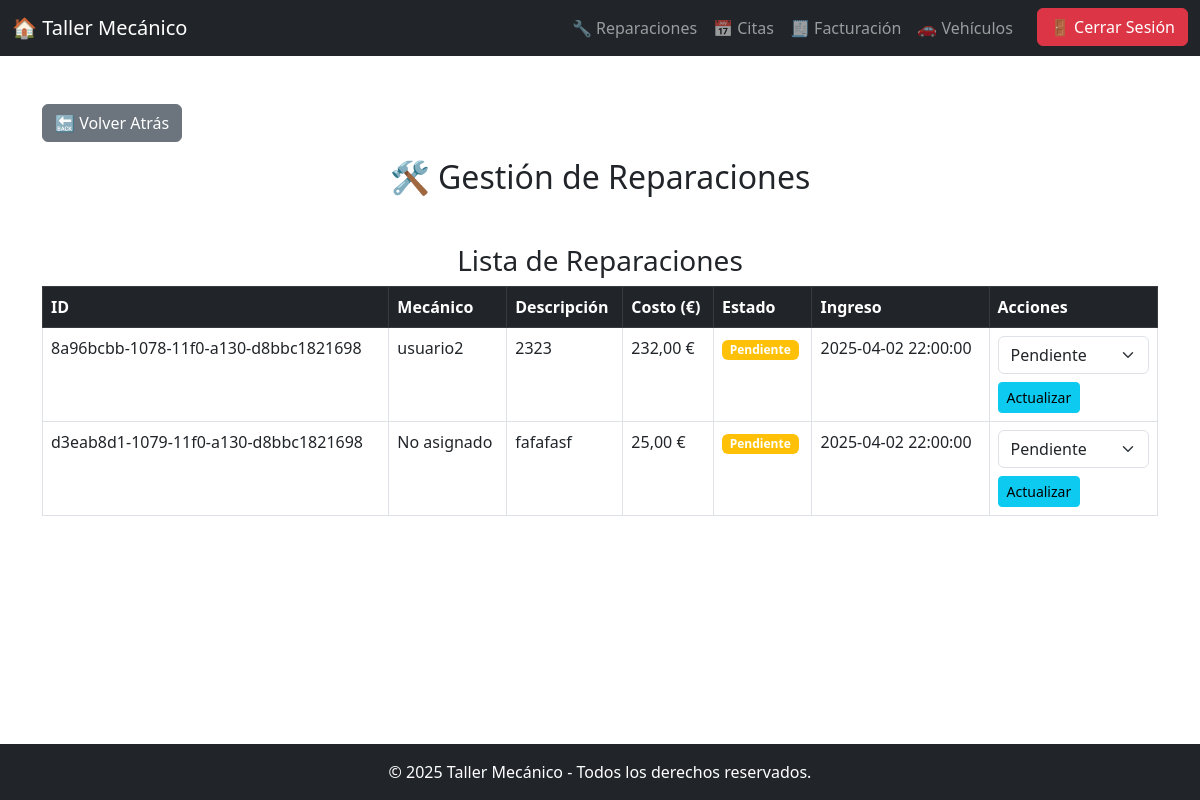
/taller_mecanico/reparacion_admin.php, run on the app's committed database.
### tables this page shows
CREATE TABLE `reparaciones` (
  `ID` varchar(50) NOT NULL,
  `Vehiculo_ID` varchar(255) NOT NULL,
  `Mecanico_ID` varchar(50) DEFAULT NULL,
  `Descripcion` text NOT NULL,
  `Costo` decimal(10,2) NOT NULL,
  `Estado` enum('Pendiente','En Proceso','Completado','Cancelado') DEFAULT 'Pendiente',
  `Fecha_Ingreso` timestamp NOT NULL DEFAULT current_timestamp(),
  `Fecha_Salida` timestamp NULL DEFAULT NULL,
  `Piezas_Utilizadas` text DEFAULT NULL
);

CREATE TABLE `usuarios` (
  `id` int(11) NOT NULL,
  `username` varchar(100) NOT NULL,
  `email` varchar(100) NOT NULL,
  `password` varchar(255) NOT NULL,
  `role` enum('cliente','mecanico','admin') NOT NULL DEFAULT 'cliente',
  `status` enum('pendiente','activo','bloqueado','denegado') NOT NULL DEFAULT 'pendiente',
  `token_verificacion` varchar(255) DEFAULT NULL,
  `fecha_registro` timestamp NOT NULL DEFAULT current_timestamp(),
  `estado` enum('pendiente','aprobado','bloqueado','denegado') NOT NULL DEFAULT 'pendiente',
  `nombre` varchar(100) NOT NULL
);

### taller_mecanico/reparacion_admin.php (the view, shortened to what this page needs)
<?php
include 'conexion.php';
$query_reparaciones = "SELECT r.*,
                              u.username AS Nombre_Mecanico
                       FROM reparaciones r
                       LEFT JOIN usuarios u ON r.Mecanico_ID = u.ID";
$result_reparaciones = mysqli_query($conn, $query_reparaciones);
$reparaciones = [];
while ($row = mysqli_fetch_assoc($result_reparaciones)) {
    $reparaciones[] = $row;
}
?>
<!DOCTYPE html>
<html lang="es">
<head>
    <link rel="stylesheet" href="https://cdn.jsdelivr.net/npm/bootstrap@5.3.0-alpha1/dist/css/bootstrap.min.css">
</head>
<body>
<nav class="navbar navbar-expand-lg navbar-dark bg-dark">
    <div class="container-fluid">
        <a class="navbar-brand" href="index.php">🏠 Taller Mecánico</a>
        <div class="collapse navbar-collapse" id="navbarNav">
            <ul class="navbar-nav ms-auto">
                <li class="nav-item">
                    <a class="nav-link" href="reparaciones.php">🔧 Reparaciones</a>
                </li>
                <li class="nav-item">
                    <a class="nav-link" href="citas.php">📅 Citas</a>
                </li>
                <li class="nav-item">
                    <a class="nav-link" href="facturacion.php">🧾 Facturación</a>
                </li>
                <li class="nav-item">
                    <a class="nav-link" href="vehiculos.php">🚗 Vehículos</a>
                </li>
                <li class="nav-item ms-3">
                    <a href="logout.php" class="btn btn-danger">🚪 Cerrar Sesión</a>
                </li>
            </ul>
        </div>
    </div>
</nav>
<div class="container mt-5">
    <div class="d-flex justify-content-between mb-3">
        <button onclick="history.back()" class="btn btn-secondary">🔙 Volver Atrás</button>
    </div>
    <h2 class="text-center">🛠️ Gestión de Reparaciones</h2>
    <h3 class="text-center mt-5">Lista de Reparaciones</h3>
    <?php if (!empty($reparaciones)): ?>
        <table class="table table-bordered table-hover">
            <thead class="table-dark">
                <tr>
                    <th>ID</th>
                    <th>Mecánico</th>
                    <th>Descripción</th>
                    <th>Costo (€)</th>
                    <th>Estado</th>
                    <th>Ingreso</th>
                    <th>Acciones</th>
                </tr>
            </thead>
            <tbody>
                <?php foreach ($reparaciones as $reparacion): ?>
                    <tr>
                        <td><?= htmlspecialchars($reparacion['ID']) ?></td>
                        <td><?= htmlspecialchars($reparacion['Nombre_Mecanico'] ?? 'No asignado') ?></td>
                        <td><?= htmlspecialchars($reparacion['Descripcion']) ?></td>
                        <td><?= number_format($reparacion['Costo'], 2, ',', '.') ?> €</td>
                        <td>
                            <span class="badge bg-<?= $reparacion['Estado'] == 'Pendiente' ? 'warning' : ($reparacion['Estado'] == 'Completado' ? 'success' : 'info') ?>">
                                <?= htmlspecialchars($reparacion['Estado']) ?>
                            </span>
                        </td>
                        <td><?= $reparacion['Fecha_Ingreso'] ?? 'No disponible' ?></td>
                        <td>
                            <form method="POST" action="reparacion_admin.php" style="display:inline;">
                                <select name="estado" class="form-select">
                                    <option value="Pendiente" <?= $reparacion['Estado'] == 'Pendiente' ? 'selected' : '' ?>>Pendiente</option>
                                </select>
                                <button type="submit" class="btn btn-info btn-sm mt-2">Actualizar</button>
                            </form>
                        </td>
                    </tr>
                <?php endforeach; ?>
            </tbody>
        </table>
    <?php else: ?>
        <div class="alert alert-warning text-center">⚠️ No se encontraron reparaciones.</div>
    <?php endif; ?>
</div>
</body>
</html>
<?php include 'footer.php'; ?>

### taller_mecanico/footer.php (style rules this page uses)
body { display: flex; flex-direction: column; min-height: 100vh; }
.container { flex: 1; }

### data on the page
reparaciones: ID "8a96bcbb-1078-11f0-a130-d8bbc1821698", usuarios.username "usuario2", Descripcion "2323", Costo "232,00", Estado "Pendiente", Fecha_Ingreso "2025-04-02 22:00:00", estado "Pendiente"
reparaciones: ID "d3eab8d1-1079-11f0-a130-d8bbc1821698", Nombre_Mecanico "No asignado", Descripcion "fafafasf", Costo "25,00", Estado "Pendiente", Fecha_Ingreso "2025-04-02 22:00:00", estado "Pendiente"
